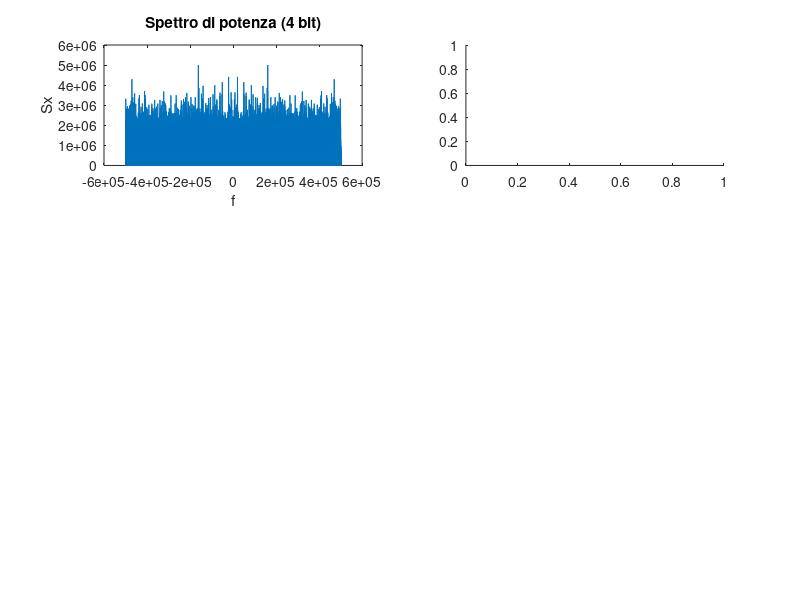

Reproduce this figure in MATLAB. (Note: this script raises an error after producing the figure.)
clear all

nbit = [4 6 8];
peA = logspace(-9,-1, 1e3);
peB = logspace(-9, -1, 9);

% Definizione segnale tramite rand

V = 1; % Ampiezza massima del segnale (da -V a +V)
fc = 10e5; % Frequenza di campionamento (scelta arbitraria)
Tc = 1/fc; % Tempo di campionamento
samples = 1e6; % Numero di campioni del segnale (arbitrario)
t = (0:1:samples-1)*Tc; % Valori asse dei tempi dei campioni del segnale
sig = rand(1,samples); % Generazione del segnale
sig = (sig-0.5)*2*V; % Normalizzazione del segnale (media nulla e varianza pari a V)

% Quantizzazione e analisi del segnale

for i = 1:length(nbit)
    
    % Definizione partizioni quantizzazione
    
    M = 2^nbit(i); % Numero intervalli di quantizzazione
    DV = 2*V/M; % Passo di quantizzazione
    partition = -V+DV:DV:V-DV; % Partizione asse delle ampiezze
    codebook = -V+DV/2:DV:V-DV/2; % Valori quantizzati
    
    % Quantizzazione
    [index, quants] = quantiz(sig,partition,codebook);
    
    figure(1)
    
    % Spettro di potenza
    psd = abs(fft(quants)).^2;
    f = linspace(-fc/2, +fc/2, samples); % Valori trasformata asse delle frequenze
    
    subplot(3,2,2*(i-1)+1)
    grid on
    plot(f, fftshift(psd))
    xlabel('f')
    ylabel('Sx')
    line = ['Spettro di potenza (', num2str(nbit(i)),' bit)'];
    title(line)
    
    % Densità di probabilità
    subplot(3,2,2*(i-1)+2)
    histogram(quants, M)
    line = ['Densità di probabilità (', num2str(nbit(i)), ' bit)'];
    title(line)
    
    % Calcolo SNR
    SNR = zeros(1,length(peB));
    
    SNRt = M^2./(1+4*(M^2-1)*peA);
    words = de2bi(index, nbit(i));
    outquants = zeros(1, length(words));    
    for j = 1:length(peB)
        outdata = bsc(words, peB(j));
        outidx = bi2de(outdata);
        outidx = outidx';
        vout = codebook(outidx + 1);
        e = sig - vout;
        SNR(j) = snr(sig, e);
    end
    
    figure(2)
    subplot(3,1,i)
    line = ['SNR (', num2str(nbit(i)), ' bit)'];
    semilogx(peA, 10*log10(SNRt));
    hold on
    grid on
    semilogx(peB, SNR, 'o');
    title(line);
    legend('SNR teorica', 'SNR segnale');
    xlabel('P_e')
    
end

